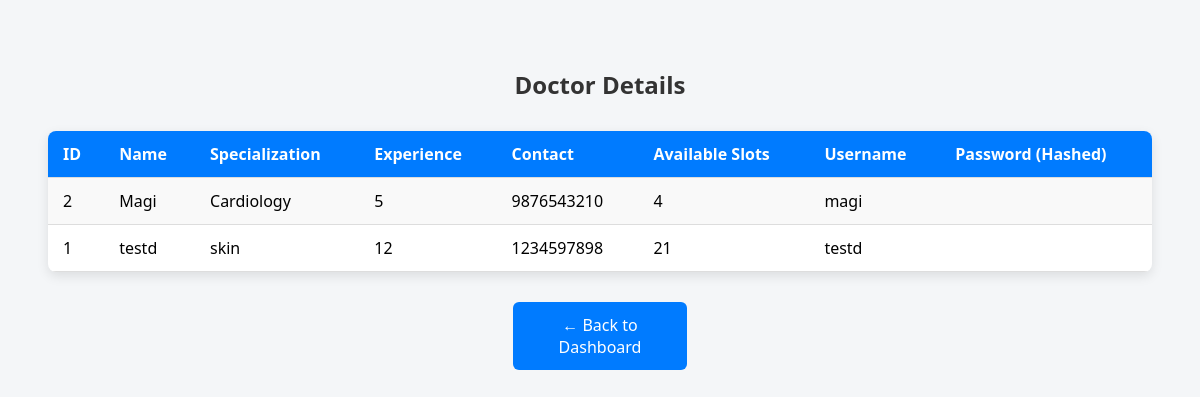
/admin/view_doctors (signed in), run on the app's committed database.
### tables this page shows
CREATE TABLE doctor_logins (
            doctor_id INTEGER PRIMARY KEY,
            username TEXT UNIQUE NOT NULL,
            password TEXT NOT NULL,
            FOREIGN KEY (doctor_id) REFERENCES doctors(id));

CREATE TABLE doctors (
            id INTEGER PRIMARY KEY AUTOINCREMENT,
            name TEXT NOT NULL,
            specialization TEXT NOT NULL,
            experience INTEGER NOT NULL,
            contact TEXT,
            available_slots INTEGER NOT NULL);

### app.py (the view)
@app.route('/admin/view_doctors')
def view_doctors():
    if 'admin' in session:
        conn = get_db()
        cursor = conn.cursor()
        cursor.execute("""
            SELECT d.*, l.username FROM doctors d
            JOIN doctor_logins l ON d.id = l.doctor_id
        """)
        doctors = cursor.fetchall()
        conn.close()
        return render_template('view_doctors.html', doctors=doctors)
    flash("Unauthorized access. Please login to view.")
    return redirect('/login')

### app.py (called while the page is built)
@app.after_request
def add_cors_headers(response):
    response.headers['Access-Control-Allow-Origin'] = '*'
    response.headers['Access-Control-Allow-Methods'] = 'GET, POST, OPTIONS'
    response.headers['Access-Control-Allow-Headers'] = 'Content-Type, Authorization'
    return response

### db.py (called while the page is built)
def get_db():
    conn = sqlite3.connect(DATABASE)
    conn.row_factory = sqlite3.Row
    return conn

### templates/view_doctors.html (shortened to what this page needs)
<!DOCTYPE html>
<html lang="en">
<head>
</head>
<body>
    <h2>Doctor Details</h2>
    <table>
        <tr>
            <th>ID</th>
            <th>Name</th>
            <th>Specialization</th>
            <th>Experience</th>
            <th>Contact</th>
            <th>Available Slots</th>
            <th>Username</th>
            <th>Password (Hashed)</th>
        </tr>
        {% for doc in doctors %}
        <tr>
            <td>{{ doc[0] }}</td>
            <td>{{ doc[1] }}</td>
            <td>{{ doc[2] }}</td>
            <td>{{ doc[3] }}</td>
            <td>{{ doc[4] }}</td>
            <td>{{ doc[5] }}</td>
            <td>{{ doc[6] }}</td>
            <td>{{ doc[7] }}</td>
        </tr>
        {% endfor %}
    </table>
    <a href="/admin/dashboard" class="back-btn">← Back to Dashboard</a>
</body>
</html>

### templates/view_doctors.html (style rules this page uses)
body { font-family: 'Segoe UI', sans-serif; background-color: #f4f6f8; padding: 40px; }
h2 { text-align: center; color: #333; margin-bottom: 30px; }
table { width: 100%; border-collapse: collapse; margin: auto; background-color: white; box-shadow: 0 4px 12px rgba(0, 0, 0, 0.1); border-radius: 8px; overflow: hidden; }
th, td { padding: 12px 15px; text-align: left; border-bottom: 1px solid #ddd; }
th { background-color: #007BFF; color: white; }
tr:nth-child(even) { background-color: #f9f9f9; }
.back-btn { display: block; width: 150px; margin: 30px auto 0; padding: 12px; text-align: center; background-color: #007BFF; color: white; border: none; border-radius: 6px; text-decoration: none; font-size: 16px; transition: background-color 0.3s ease; }

### data on the page
doctor_logins: doc "2", name "Magi", specialization "Cardiology", experience "5", contact "9876543210", available_slots "4", username "magi"
doctor_logins: doc "1", name "testd", specialization "skin", experience "12", contact "1234597898", available_slots "21", username "testd"
